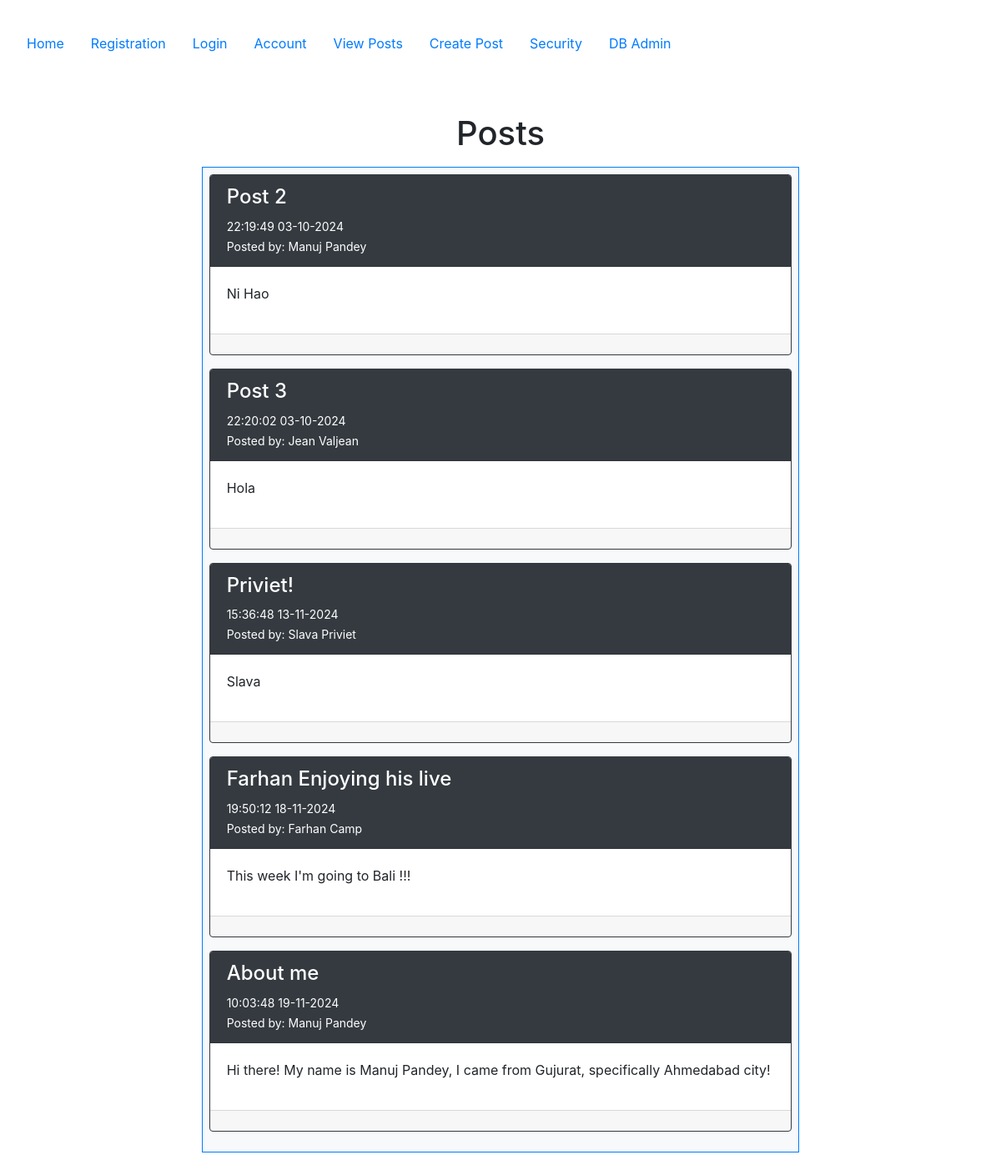
Page /posts on the earlier database version.
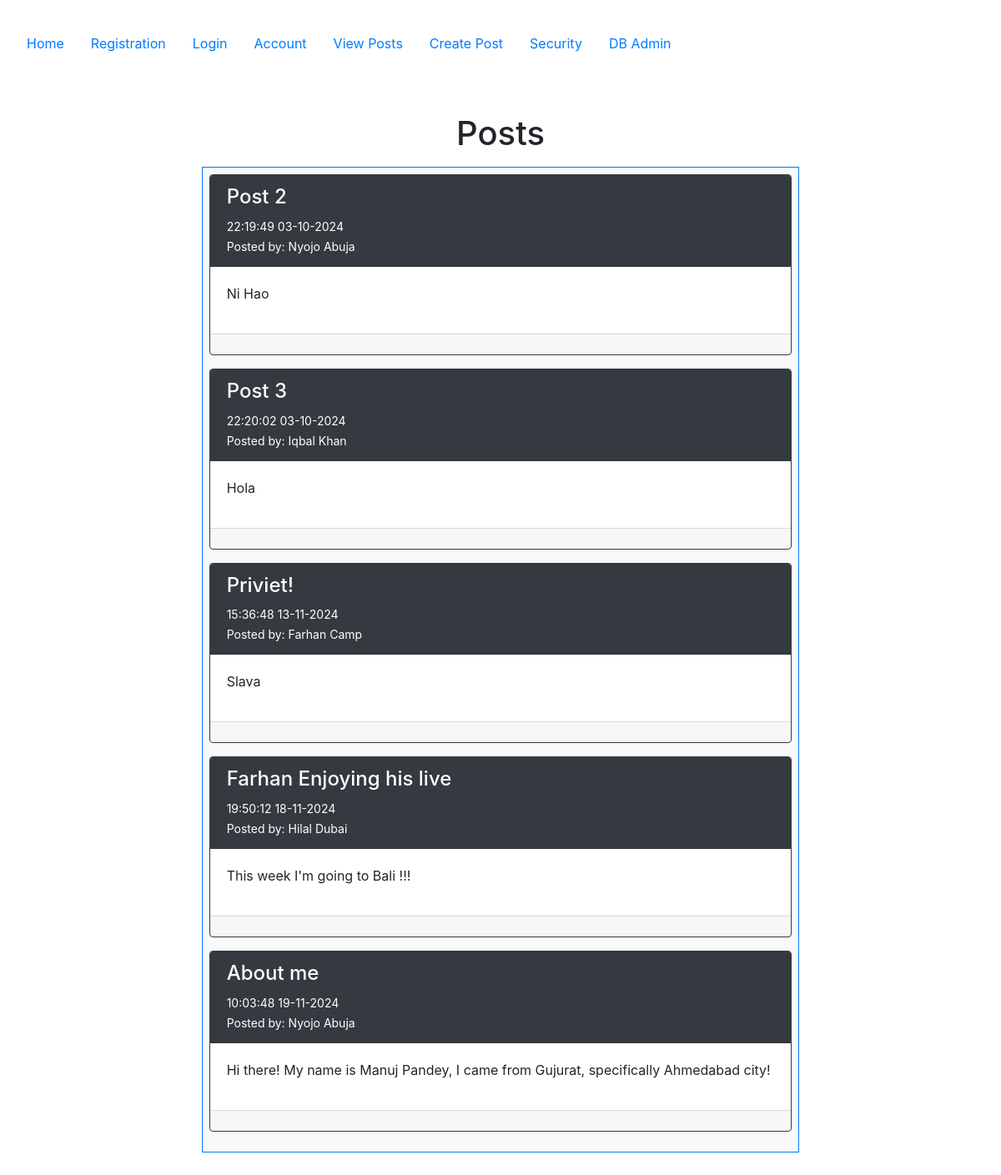
Same page on the later database version.
### config.py (models this page shows, shortened)
class Post(db.Model):
   __tablename__ = 'posts'
   id = db.Column(db.Integer, primary_key=True)
   userid = db.Column(db.Integer, db.ForeignKey('users.id'))
   created = db.Column(db.DateTime, nullable=False, default=datetime.utcnow)
   title = db.Column(db.Text, nullable=False)
   body = db.Column(db.Text, nullable=False)
   user = db.relationship("User", back_populates="posts")

class User(db.Model, UserMixin):
    __tablename__ = 'users'
    id = db.Column(db.Integer, primary_key=True)
    email = db.Column(db.String(100), nullable=False, unique=True)
    password = db.Column(db.String(100), nullable=False)
    firstname = db.Column(db.String(100), nullable=False)
    lastname = db.Column(db.String(100), nullable=False)
    phone = db.Column(db.String(100), nullable=False)
    mfa_key = db.Column(db.String(32), nullable=False, default='')  # Store MFA key
    mfa_enabled = db.Column(db.Boolean, nullable=False, default=False)  # Track if MFA is enabled
    posts = db.relationship("Post", order_by=Post.id, back_populates="user")

### app.py (the view)
@app.route('/posts')
def view_posts():
    posts = Post.query.all()
    return render_template('posts/posts.html', posts=posts)

### app.py (called while the page is built)
@app.before_request
def restrict_access():
    if not current_user.is_authenticated:
        restricted_routes_anonymous = [
            'accounts.account', 'posts.posts', 'posts.create',
            'posts.update', 'posts.delete', 'accounts.logout', 'security.security'
        ]
        if request.endpoint in restricted_routes_anonymous:
            flash("You must be logged in to access this page.", "danger")
            return redirect(url_for('accounts.login'))
    if current_user.is_authenticated:
        restricted_routes_authenticated = ['accounts.registration', 'accounts.login']
        if request.endpoint in restricted_routes_authenticated:
            flash("You are already logged in.", "danger")
            return redirect(url_for('posts.posts'))

### templates/posts/posts.html (shortened to what this page needs)
{% extends "base.html" %}
{% block content %}
    <div class="container">
        <h1>Posts</h1>
        <div class="p-2 row">
            <div class="col-2"></div>
            <div class="col-8">
                <div class="p-2 bg-light border border-primary" style="text-align: left">
                    {% for post in posts %}
                        <div class="card border border-dark mb-3">
                            <div class="card-header bg-dark text-white">
                                <h4>{{ post.title }}</h4>
                                <small>{{ post.created.strftime('%H:%M:%S %d-%m-%Y') }}</small>
                                <br>
                                <small>
                                    Posted by: {{ post.user.firstname }} {{ post.user.lastname }}
                                </small>
                            </div>
                            <div class="card-body">
                                <p>{{ post.body }}</p>
                            </div>
                            <div class="card-footer">
                            </div>
                        </div>
                    {% else %}
                        <div class="alert alert-warning text-center">
                            <strong>No posts available. Be the first to create one!</strong>
                        </div>
                    {% endfor %}
                </div>
            </div>
            <div class="col-2"></div>
        </div>
    </div>
{% endblock %}

### templates/base.html (shortened to what this page needs)
<!DOCTYPE html>
<html lang="en">
<head>
    <link rel="stylesheet" href="https://cdn.jsdelivr.net/npm/bootstrap@4.6.2/dist/css/bootstrap.min.css">
</head>
<body>
<section class="container-fluid p-3 my-3">
    <nav class="nav nav-pills flex-column flex-sm-row">
        <a class="nav-item nav-link" href="{{ url_for('index') }}">Home</a>
        <a class="nav-item nav-link" href="{{ url_for('accounts.registration') }}">Registration</a>
        {% if current_user.is_authenticated %}
            <a class="nav-item nav-link" href="{{ url_for('accounts.logout') }}">Logout</a>
        {% else %}
            <a class="nav-item nav-link" href="{{ url_for('accounts.login') }}">Login</a>
        {% endif %}
        <a class="nav-item nav-link" href="{{ url_for('accounts.account') }}">Account</a>
        <a class="nav-item nav-link" href="{{ url_for('posts.posts') }}">View Posts</a>
        <a class="nav-item nav-link" href="{{ url_for('posts.create') }}">Create Post</a>
        <a class="nav-item nav-link" href="{{ url_for('security.security') }}">Security</a>
        <a class="nav-item nav-link" href="http://127.0.0.1:5000/admin">DB Admin</a>
    </nav>
    <div class="container-fluid p-3 my-5 text-center">
        {% block content %}{% endblock %}
    </div>
</section>
</body>
</html>

Differences in the rows shown:
changed through a linked row, Post "Post 2": user.firstname "Manuj" → "Nyojo"; user.lastname "Pandey" → "Abuja"
changed through a linked row, Post "Post 3": user.firstname "Jean" → "Iqbal"; user.lastname "Valjean" → "Khan"
changed through a linked row, Post "Priviet!": user.firstname "Slava" → "Farhan"; user.lastname "Priviet" → "Camp"
changed through a linked row, Post "Farhan Enjoying his live": user.firstname "Farhan" → "Hilal"; user.lastname "Camp" → "Dubai"
changed through a linked row, Post "About me": user.firstname "Manuj" → "Nyojo"; user.lastname "Pandey" → "Abuja"
